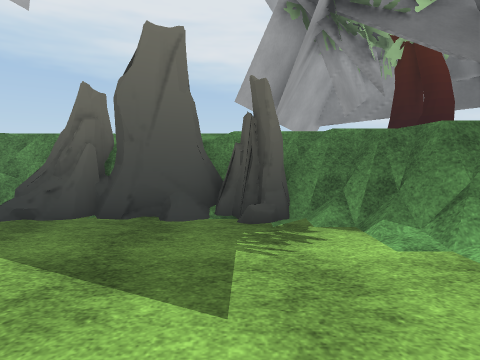
view 1 (above)

18 first-person views from a walk through a Unity game level. The camera is 1.3 m above the floor, tilts 4° down and sees 75° across. The floor is counted in squares, 1 m on a side. Each view is taken from the middle of a square. On the plan, view 1 faces up. The plan holds only what a view shows up to about 14 squares ahead; the rest is blank. The place goes on beyond the plan. The player is left out. Some surface patterns are stand-ins.

view 2
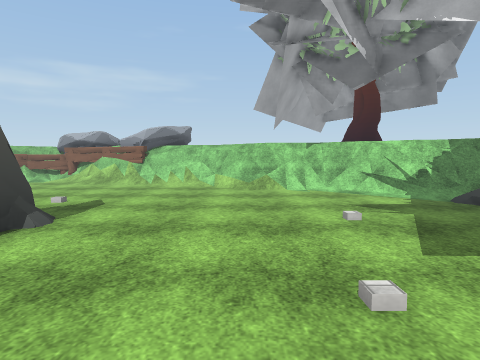

view 3
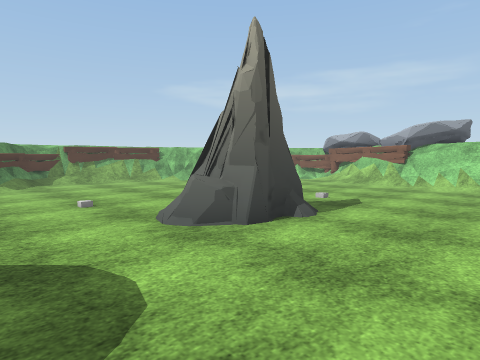

view 4
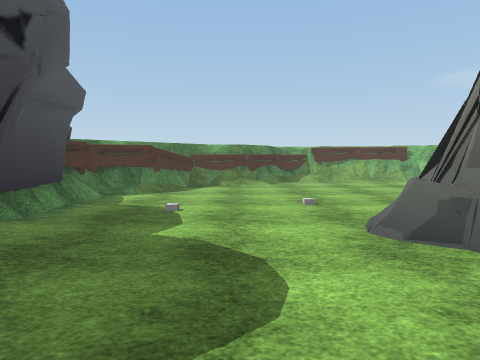

view 5
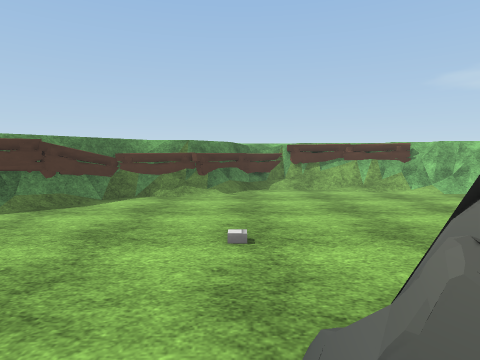

view 6
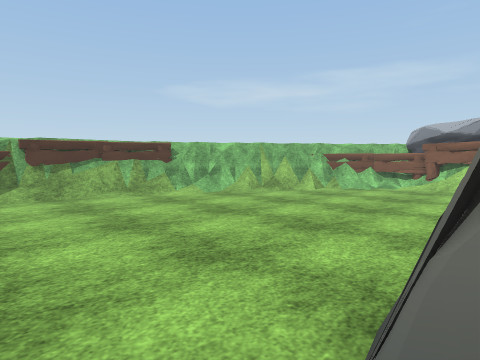

view 7
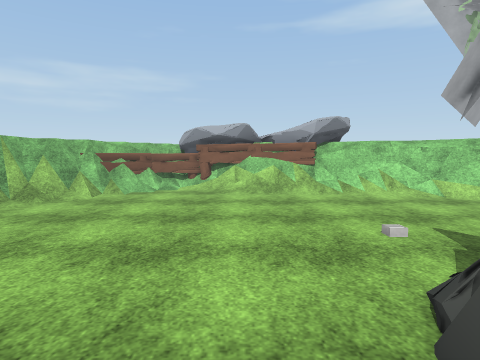

view 8
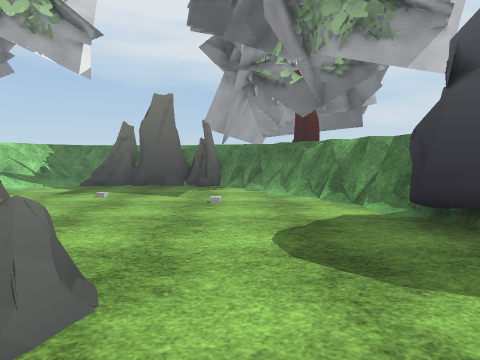

view 9
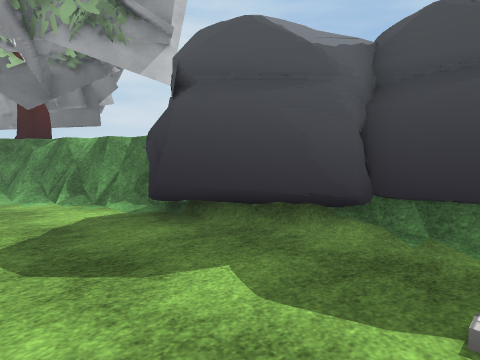

view 10
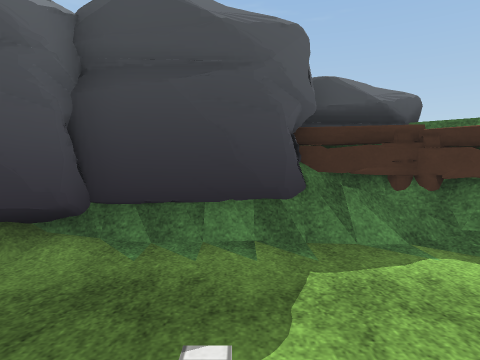

view 11
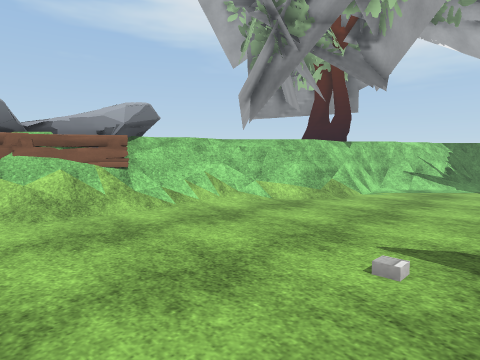

view 12
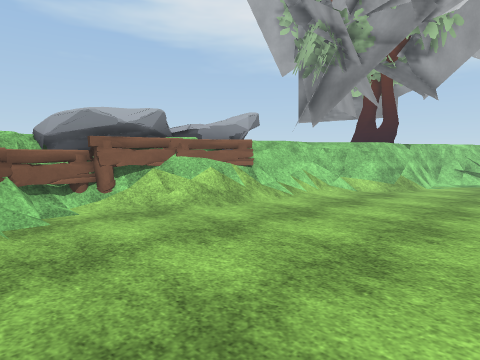

view 13
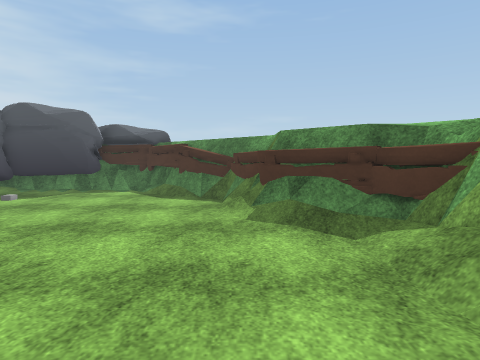

view 14
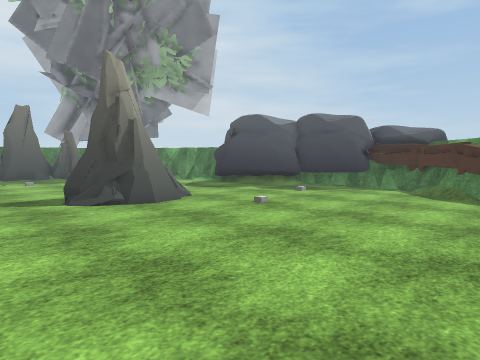

view 15
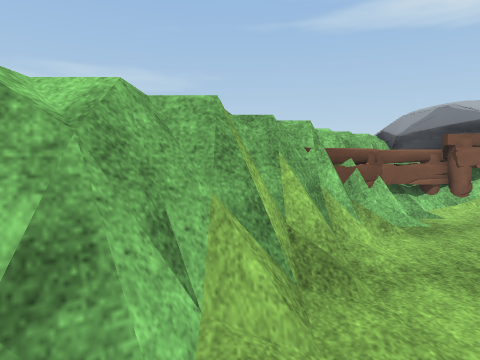

view 16
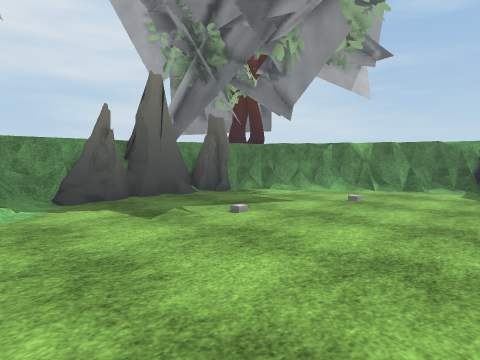

view 17
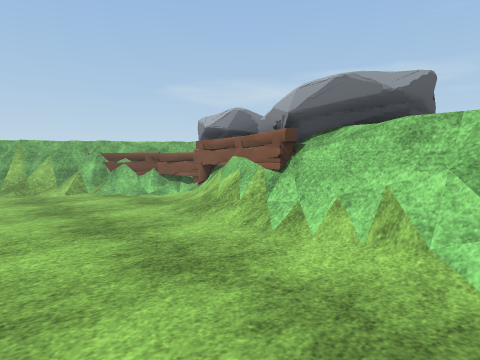

view 18
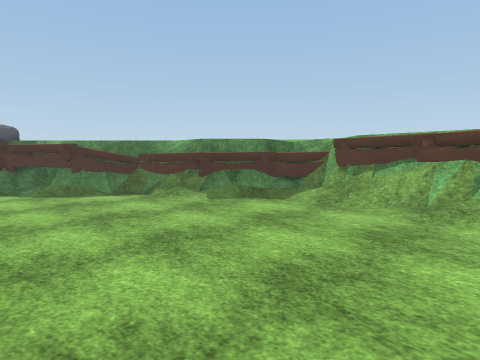

### Floor plan
Key: @ floor where view 1 was taken; # wall or solid block; . floor; / step, stairs or slope; = window, fence, low wall or low ledge; ^ raised ledge; R rock.
Columns run from 16 left of view 1 to 10 right of it. Each row starts with its distance up from view 1.
  8          ##########
  7         ##/RRRRRR###
  6         ##........###
  5        ##..........###
  4        #............##
  3       ##............/##
  2       ##.............=##
  1       #/..............#^
  0      ^#/........@.....=^^
 -1    ^^=/...............###
 -2    ^#=...............###
 -3 ##^^=/...............###
 -4   ##=/........RR......##
 -5    ##........RRRR......##
 -6    ##........RRRR......##
 -7   #= ..........R........R
 -8   ##/...................#
 -9   #/............./......##
-10  ##/....................=#
-11 R##/....................##
-12  ^##=..................^#^R
-13   ^^#=................#^^
-14    ^^#=/.............##
-15     ^^#=/........./####
-16       ^====....../####
-17        ^^^##==///#^^
-18          ^^^#^^##^^
-19                ^^^

Where each view was taken, in squares from view 1:
view 1: 0 up, 0 right, facing up
view 2: 0 up, 4 right, facing left
view 3: 0 up, 4 right, facing down-left
view 4: 0 up, 3 right, facing down
view 5: 4 down, 1 right, facing down
view 6: 6 down, 1 right, facing down-left
view 7: 8 down, 0 right, facing left
view 8: 8 down, 2 right, facing up
view 9: 8 down, 2 right, facing up-right
view 10: 8 down, 3 right, facing right
view 11: 9 down, 4 left, facing up-left
view 12: 13 down, 5 left, facing up-left
view 13: 15 down, 5 left, facing right
view 14: 15 down, 6 left, facing up-right
view 15: 15 down, 6 left, facing left
view 16: 3 down, 8 left, facing up-right
view 17: 1 down, 7 left, facing down-left
view 18: 9 down, 6 left, facing down-right
